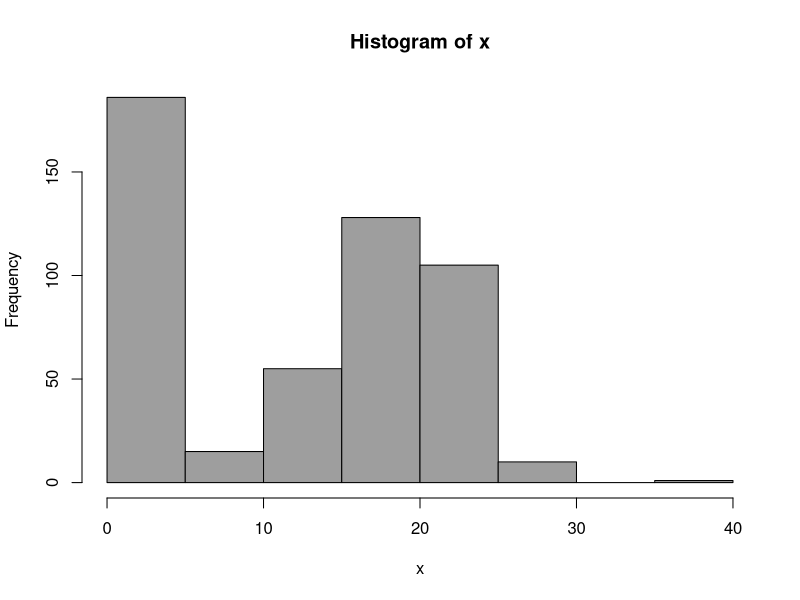

Source code (R):
library(mixtools)


### Name: rweibullmix
### Title: Simulate from Mixtures of Weibull distributions
### Aliases: rweibullmix
### Keywords: file

### ** Examples

n = 500 # sample size
m = 2 # nb components
lambda=c(0.4, 0.6)
shape <- c(0.5,5); scale <- c(1,20) # model parameters
set.seed(321)
x <- rweibullmix(n, lambda, shape, scale) # iid ~ weibull mixture

## histogram of the simulated data.
hist(x, col=8)
